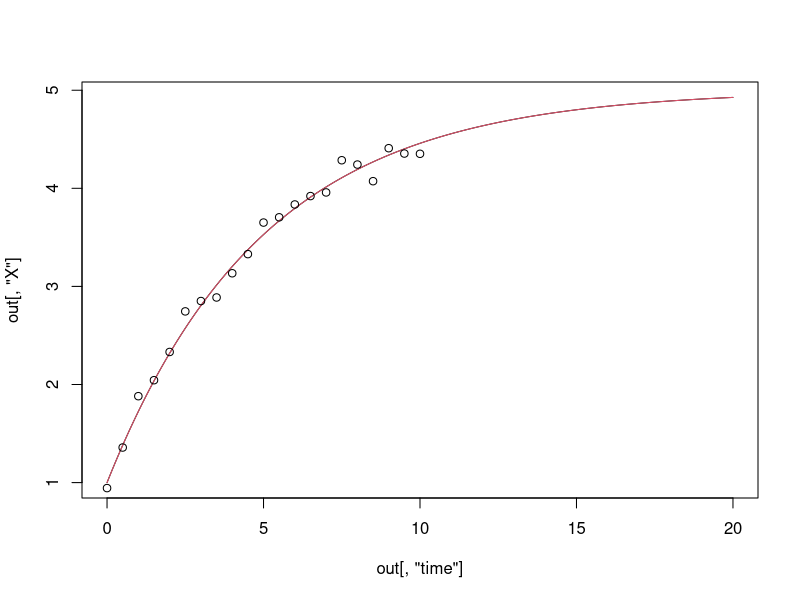

The R script that drew this image: (Note: this script raises an error after producing the figure.)
library(deSolve)
library(mvtnorm)

# set up linear ODE --------------------------------------------------------

parameters <- c(a=1, b=-0.2)
state <- c(X = 1)

linearModel <- function(t, state, parameters) {
  with(as.list(c(state, parameters)), {
    Xdt <- a + b * X
    list(c(Xdt))
  })
}

times <- seq(0, 20, by = 0.05)
out <- ode(y = state, times = times, func = linearModel, parms = parameters)
plot(out[,"time"], out[, "X"], type="l")


# analytical solution for ODE ---------------------------------------------

# uniform parameterization: a, b, x0
XfunAnalytic <- function(t, par){
  par <- c(-par[1]/par[2], par[3]+par[1]/par[2], par[2])
  par[1] + par[2] * exp(par[3] * t)
}

par.true <- with(as.list(c(state, parameters)), {
  c(a, b, X)
})


Xfunc <- function(t) XfunAnalytic(t, par.true)
plot.function(Xfunc, 0, 20, col=2, add=TRUE)


# simulate observations --------------------------------------------------
nobs <- 21
tI <- seq(0, 10, length=nobs)

set.seed(123)
y <- rnorm(length(tI))*0.1 + Xfunc(tI)

points(tI, y)

# frequentist inference ------------------------------------------------------

mse <- function(par){
  mean((y - XfunAnalytic(tI, par))^2)
}

frequentist <- optim(par.true, mse, method = "BFGS")
sigmaEst <- sqrt(frequentist$value)

llik <- function(par){
  sum(dnorm(y, XfunAnalytic(tI, par), sigmaEst, log = TRUE))
}

frequentist <- optim(frequentist$par, llik, method = "BFGS", hessian = TRUE, 
                     control = list(fnscale = -1))

parEst <- frequentist$par
varMat <- solve(-frequentist$hessian)

parEst
sqrt(diag(varMat))

(parEst - par.true)/sqrt(diag(varMat))

# gaussian process approach -------------------------------------------------
ndis <- 201
tdis <- seq(0, 10, length=ndis)
tAll <- sort(union(tdis, tI))

fn <- function(par) -phisigllikC( par, data.matrix(cbind(y,y)), 
                                  as.matrix(dist(tI)), "matern")$value
gr <- function(par) -as.vector(phisigllikC( par, data.matrix(cbind(y,y)), 
                                            as.matrix(dist(tI)), "matern")$grad)
marlikmap <- optim(rep(1,5), fn, gr, method="L-BFGS-B", lower = 0.0001)

phi <- marlikmap$par[1:2]
cursigma <- marlikmap$par[5]

signedDist <- outer(tAll, tAll, '-')

gpcov <- calCov(phi, abs(signedDist), -sign(signedDist))

sigmaMatPsudoInv <- matrix(0, ndis, ndis)
diag(sigmaMatPsudoInv)[match(tI, tAll)] <- 1/cursigma^2

AxInvPartConst <- gpcov$Cinv + sigmaMatPsudoInv + t(gpcov$mphi) %*% gpcov$Kinv %*% gpcov$mphi
AxInvPartConstKinvMphiSum <- gpcov$Kinv %*% gpcov$mphi
AxInvPartConstKinvMphiSum <- AxInvPartConstKinvMphiSum + t(AxInvPartConstKinvMphiSum)
KinvRowSum <- rowSums(gpcov$Kinv)
muxRawPartConst <- t(gpcov$mphi) %*% KinvRowSum

logPosterior <- function(ab){
  a <- ab[1]
  b <- ab[2]
  
  AxInv <-  AxInvPartConst + b^2 * gpcov$Kinv - b * AxInvPartConstKinvMphiSum
  
  muxRaw <- a * muxRawPartConst - a * b * KinvRowSum
  muxRaw[match(tI, tAll)] <- muxRaw[match(tI, tAll)] + y/cursigma^2
  mux <- solve( AxInv, muxRaw)
  # lines(tAll, mux, col = 3)
  
  llik <- 0.5 * as.numeric(determinant(AxInv, logarithm = TRUE)$modulus)
  llik <- llik + -0.5*(a^2*sum(gpcov$Kinv) - sum(muxRaw*mux))
  return(as.numeric(llik))
}

ab <- c(1, -0.2)
testthat::expect_equal(logPosterior(ab), 12723.6919701936, tolerance = 1e-6)

aCandidates <- seq(0.9,1.15, length=50)
bCandidates <- seq(-0.25, -0.15, length=50)

abGrid <- expand.grid(a=aCandidates, b=bCandidates)
llikGrid <- apply(abGrid, 1, logPosterior)
llikGrid <- llikGrid - max(llikGrid)
abGrid[,"wgts"] <- exp(llikGrid)/sum(exp(llikGrid))

histogram <- tapply(abGrid[,"wgts"], list(abGrid[,"a"], abGrid[,"b"]), identity)
filled.contour(x=aCandidates, y=bCandidates, histogram)
lattice::levelplot(wgts ~ a * b, data.frame(abGrid))

# compare frequentist and Gaussian process ------------------------------------
parEst
sqrt(diag(varMat))

abGrid[,"freqlik"] <- dmvnorm(abGrid[,c("a","b")], parEst[1:2], varMat[1:2,1:2])
histogramFreq <- tapply(abGrid[,"freqlik"], list(abGrid[,"a"], abGrid[,"b"]), identity)

contour(x=aCandidates, y=bCandidates, histogram)
contour(x=aCandidates, y=bCandidates, histogramFreq, add = TRUE, col = "red") 
